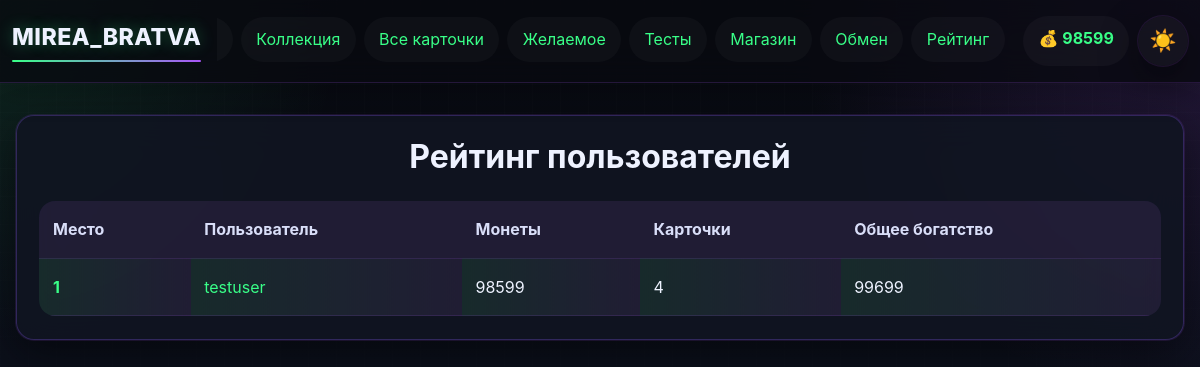
/rating (signed in), run on the app's committed database.
### app.py (models this page shows)
class User(UserMixin, db.Model):
    __tablename__ = 'user'
    id = db.Column(db.Integer, primary_key=True)
    username = db.Column(db.String(80), unique=True, nullable=False)
    email = db.Column(db.String(120), unique=True, nullable=False)
    password_hash = db.Column(db.String(200), nullable=False)
    coins = db.Column(db.Integer, default=100)
    profile_theme = db.Column(db.String(50), default='dark')
    avatar_frame = db.Column(db.String(50), default='none')
    bio = db.Column(db.Text, default='')
    owned_frames = db.Column(db.Text, default='[]')
    avatar_icon = db.Column(db.String(50), default='letter')
    created_at = db.Column(db.DateTime, default=datetime.utcnow)
    last_daily_bonus = db.Column(db.DateTime, default=None)

### app.py (the view)
@app.route('/rating')
@login_required
def rating():
    users = User.query.all()
    enriched = []
    for user in users:
        cards_value = sum(get_user_card_wealth(uc) for uc in user.cards)
        enriched.append((user, user.coins + cards_value))
    enriched.sort(key=lambda item: item[1], reverse=True)
    return render_template('rating.html', users=enriched)

### app.py (called while the page is built)
@login_manager.user_loader
def load_user(user_id):
    return db.session.get(User, int(user_id))

def get_star_multiplier(star_level):
    star_level = max(0, min(int(star_level or 0), len(STAR_WEALTH_MULTIPLIER) - 1))
    return STAR_WEALTH_MULTIPLIER[star_level]

def get_user_card_wealth(user_card):
    base_price = user_card.card.base_price or 0
    quantity_value = base_price * (user_card.quantity or 0)
    upgrade_bonus = int(base_price * (get_star_multiplier(user_card.star_level) - 1))
    return quantity_value + upgrade_bonus

### templates/rating.html
{% extends "base.html" %}
{% block content %}
<div class="rating-container">
    <h1>Рейтинг пользователей</h1>
    <table class="rating-table">
        <thead>
            <tr>
                <th>Место</th>
                <th>Пользователь</th>
                <th>Монеты</th>
                <th>Карточки</th>
                <th>Общее богатство</th>
            </tr>
        </thead>
        <tbody>
            {% for user, wealth in users %}
            <tr {% if user.id == current_user.id %}class="current-user"{% endif %}>
                <td>{{ loop.index }}</td>
                <td>
                    <a href="{{ url_for('view_profile', user_id=user.id) }}">
                        {{ user.username }}
                    </a>
                </td>
                <td>{{ user.coins }}</td>
                <td>{{ user.cards|length }}</td>
                <td>{{ wealth }}</td>
            </tr>
            {% endfor %}
        </tbody>
    </table>
</div>
{% endblock %}

### templates/base.html (shortened to what this page needs)
<!DOCTYPE html>
<html lang="ru">
<head>
    <link rel="stylesheet" href="{{ url_for('static', filename='css/style.css') }}">
</head>
<body class="{% if current_user.is_authenticated and current_user.profile_theme == 'light' %}light-theme{% else %}dark-theme{% endif %}">
    <nav class="navbar">
        <div class="nav-container">
            <a class="nav-logo" href="{{ url_for('index') }}">MIREA_BRATVA</a>
            <div class="nav-main">
                <ul class="nav-menu">
                    {% if current_user.is_authenticated %}
                        <li><a href="{{ url_for('profile') }}">Профиль</a></li>
                        <li><a href="{{ url_for('collection') }}">Коллекция</a></li>
                        <li><a href="{{ url_for('cards_catalog') }}">Все карточки</a></li>
                        <li><a href="{{ url_for('wishlist') }}">Желаемое</a></li>
                        <li><a href="{{ url_for('quizzes') }}">Тесты</a></li>
                        <li><a href="{{ url_for('shop') }}">Магазин</a></li>
                        <li><a href="{{ url_for('exchange') }}">Обмен</a></li>
                        <li><a href="{{ url_for('rating') }}">Рейтинг</a></li>
                    {% else %}
                        <li><a href="{{ url_for('login') }}">Вход</a></li>
                        <li><a href="{{ url_for('register') }}">Регистрация</a></li>
                    {% endif %}
                </ul>
            </div>
            {% if current_user.is_authenticated %}
            <div class="nav-actions">
                <div class="coins">💰 {{ current_user.coins }}</div>
                <a class="theme-toggle nav-pill" href="{{ url_for('toggle_theme') }}" title="Переключить тему">
                    {% if current_user.profile_theme == 'light' %}🌙{% else %}☀️{% endif %}
                </a>
            </div>
            {% endif %}
        </div>
    </nav>
    <main class="container">
        {% block content %}{% endblock %}
    </main>
</body>
</html>

### data on the page
User: coins "98599", username "testuser", cards|length "4", wealth "99699"
